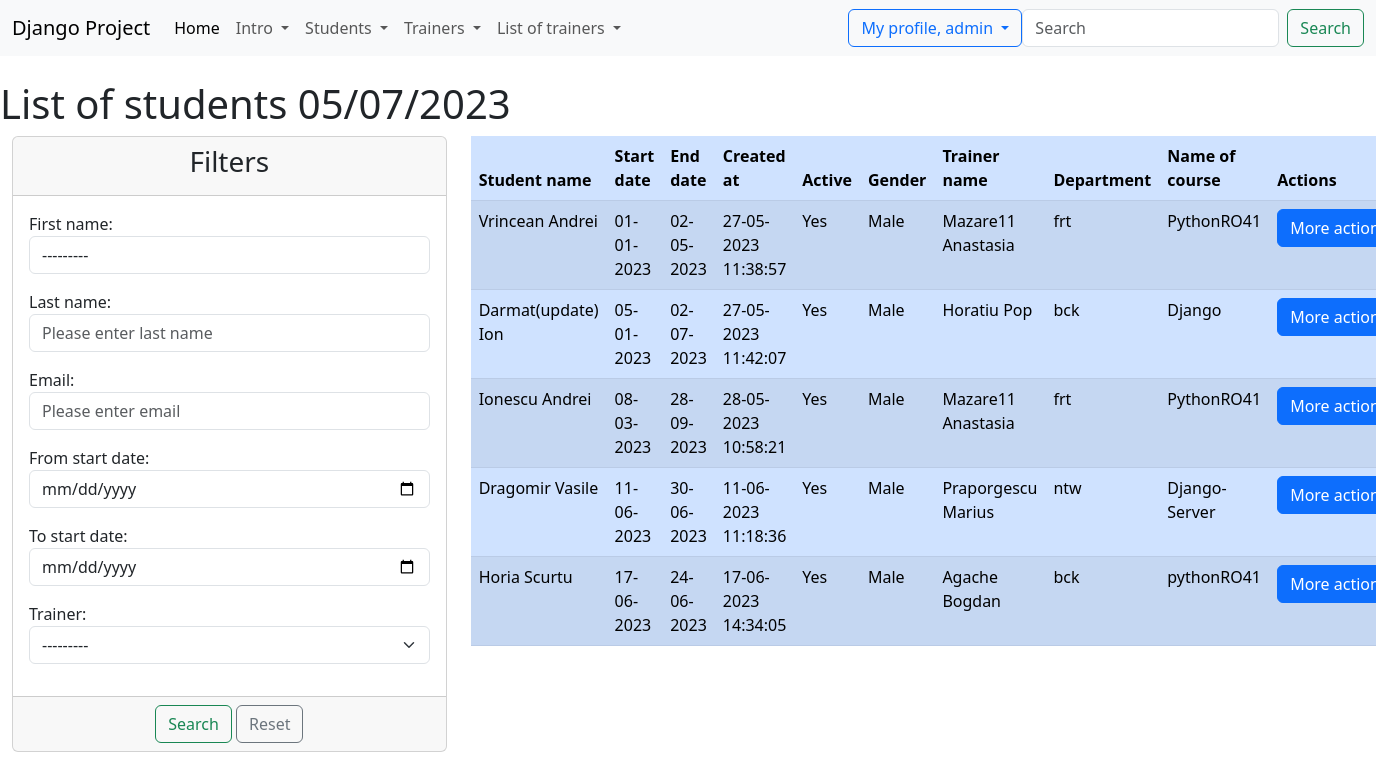
Screenshot of /list_of_students/ (signed in) with the database file from the repository.
### trainer/models.py (models this page shows)
class Trainer(models.Model):
    dep_options = [('bck', 'Backend'), ('frt', 'Frontend'), ('ntw', 'Network')]
    first_name = models.CharField(max_length=20)
    last_name = models.CharField(max_length=20)
    course = models.CharField(max_length=40)
    email = models.EmailField(max_length=50)
    department = models.CharField(choices=dep_options, max_length=6)
    active = models.BooleanField(default=True)
    profile = models.ImageField(upload_to='profiles/', null=True, blank=True)
    file = models.FileField(upload_to='files/', null=True, blank=True)
    created_at = models.DateTimeField(auto_now_add=True)  # auto-now_add salveaza data si ora de creere
    updated_at = models.DateTimeField(auto_now=True)  # auto_now salveaza data ora cand se modifica intrarea
    def __str__(self):
        return f"{self.first_name} {self.last_name}"

### student/models.py (models this page shows, shortened)
class Student(models.Model):
    gender_options = [('male', 'Male'), ('female', 'Female')]
    first_name = models.CharField(max_length=30)
    last_name = models.CharField(max_length=30)
    age = models.IntegerField()
    email = models.EmailField(max_length=50)
    description = models.TextField(max_length=300)
    start_date = models.DateField()
    end_date = models.DateField()
    active = models.BooleanField(default=True)
    gender = models.CharField(choices=gender_options, max_length=6)
    trainer = models.ForeignKey(Trainer, on_delete=models.CASCADE, null=True)
    created_at = models.DateTimeField(auto_now_add=True)  # auto-now_add salveaza data si ora de creere
    updated_at = models.DateTimeField(auto_now=True)  # auto_now salveaza data ora cand se modifica intrarea

### student/views.py (the view)
# urls.py: path('list_of_students/', views.StudentListView.as_view(), name='list-of-students'),
class StudentListView(LoginRequiredMixin, PermissionRequiredMixin, ListView):
    template_name = 'student/list_of_students.html'
    model = Student
    context_object_name = 'all_students'
    permission_required = 'student.view_student_list'
    def get_queryset(self):
        return Student.objects.filter(active=True)
    def get_context_data(self, **kwargs):
        data = super().get_context_data(**kwargs)
        now = datetime.now()
        data['current_date_time'] = now
        trainers = Trainer.objects.all()
        data['get_all_trainers'] = trainers
        students = Student.objects.filter(active=True)
        my_filter = StudentFilters(self.request.GET, queryset=students)
        students = my_filter.qs
        data['all_students'] = students
        data['form_filters'] = my_filter.form
        return data

### djangoProject/context_processors.py (called while the page is built)
def get_all_trainers(request):
    return {
        'trainers': Trainer.objects.all()
    }

def get_all_students(request):
    return {
        'students': Student.objects.all()
    }

### templates/student/list_of_students.html (shortened to what this page needs)
{% extends 'base.html' %}
{% block content %}
    <h1>List of students {{ current_date_time|date:"d/m/Y" }}</h1>
    <div class="container-fluid">
        <div class="row">
            <div class="col-md-4">
                <div class="card">
                    <div class="card-header">
                        <h3 class="text-center"> Filters</h3>
                    </div>
                    <form method="get">
                        <div class="card-body">
                            {{ form_filters.as_p }}
                        </div>
                        <div class="card-footer text-center">
                            <button type="submit" class="btn btn-outline-success">Search</button>
                            <a href="{% url 'list-of-students' %}" class="btn btn-outline-secondary">Reset</a>
                        </div>
                    </form>
                </div>
            </div>
            <div class="col-md-8">
                {% if all_students %}
                    <table class="table table-primary table-striped table-hover">
                    <thead>
                    <tr>
                        <th scope="col">Student name</th>
                        <th scope="col">Start date</th>
                        <th scope="col">End date</th>
                        <th scope="col">Created at</th>
                        <th scope="col">Active</th>
                        <th scope="col">Gender</th>
                        <th scope="col">Trainer name</th>
                        <th scope="col">Department</th>
                        <th scope="col">Name of course</th>
                        <th scope="col">Actions</th>
                    </tr>
                    </thead>
                    <tbody>
                    {% for student in all_students %}
                        <tr>
                            <td>{{ student.first_name }} {{ student.last_name }}</td>
                            <td>{{ student.start_date|date:"d-m-Y" }}</td>
                            <td>{{ student.end_date|date:"d-m-Y" }}</td>
                            <td>{{ student.created_at|date:"d-m-Y H:i:s" }}</td>
                            <td>
                                {% if student.active %}
                                    Yes
                                {% else %}
                                    No
                                {% endif %}
                            </td>
                            <td>{{ student.gender|title }}</td>
                            <td>
                                {% if student.trainer %}
                                    {{ student.trainer }}
                                {% else %}
                                    No trainer
                                {% endif %}
                            </td>
                            <td>
                                {% if student.trainer.department %}
                                    {{ student.trainer.department }}
                                {% else %}
                                    No department
                                {% endif %}
                            </td>
                            <td>
                                {% if student.trainer.course %}
                                    {{ student.trainer.course }}
                                {% else %}
                                    No course
                                {% endif %}
                            </td>
                            <td>
                                {% if perms.student.view_student or perms.student.change_student or perms.student.delete_student %}
                                    <div class="dropdown">
                                        <button class="btn btn-primary dropdown-toggle" type="button"
                                                data-bs-toggle="dropdown" aria-expanded="false">
                                            More actions
                                        </button>
                                    </div>
                                {% else %}
                                    <a>No action</a>
                                {% endif %}
                            </td>
                        </tr>
                    {% endfor %}
                {% else %}
                    <h3 class="text-center"> Nu avem Studenti care sa indeplineasca criteriile de cautare introduse</h3>
                {% endif %}
                </tbody>
                </table>
            </div>
        </div>
    </div>
{% endblock %}

### templates/navbar.html (shortened to what this page needs)
<nav class="navbar navbar-expand-lg bg-body-tertiary">
    <div class="container-fluid">
        <a class="navbar-brand">Django Project</a>
        <div class="collapse navbar-collapse" id="navbarSupportedContent">
            <ul class="navbar-nav me-auto mb-2 mb-lg-0">
                <li class="nav-item">
                    <a class="nav-link active" aria-current="page" href="{% url 'homepage' %}">Home</a>
                </li>
                {% if user.is_authenticated %}
                    <li class="nav-item dropdown">
                        <a class="nav-link dropdown-toggle" role="button" data-bs-toggle="dropdown"
                           aria-expanded="false">
                            Intro
                        </a>
                    </li>
                    {% if perms.sudent.add_student or perms.student.view_student_list %}
                        <li class="nav-item dropdown">
                            <a class="nav-link dropdown-toggle" role="button" data-bs-toggle="dropdown"
                               aria-expanded="false">
                                Students
                            </a>
                        </li>
                    {% endif %}
                    {% if perms.trainer.add_trainer or perms.trainer.view_list_of_trainers %}
                        <li class="nav-item dropdown">
                            <a class="nav-link dropdown-toggle" role="button" data-bs-toggle="dropdown"
                               aria-expanded="false">
                                Trainers
                            </a>
                        </li>
                    {% endif %}
                         <li class="nav-item dropdown">
                    <a class="nav-link dropdown-toggle" href="#" role="button" data-bs-toggle="dropdown"
                       aria-expanded="false">
                        List of trainers
                    </a>
                </li>
                {% endif %}
            </ul>
            {% if user.is_authenticated %}
                <div class="dropdown">
                    <button class="btn btn-outline-primary dropdown-toggle" type="button" data-bs-toggle="dropdown"
                            aria-expanded="false">
                        My profile, {{ user.username }}
                    </button>
                </div>
                <form class="d-flex" role="search">
                    <input class="form-control me-2" type="search" placeholder="Search" aria-label="Search">
                    <button class="btn btn-outline-success" type="submit">Search</button>
                </form>
                </div>
                </div>
            {% else %}
                <div>
                    <a href="{% url 'login' %}" class="btn btn-outline-success">Login</a>
                    <a href="{% url 'create-user' %}" class="btn btn-outline-success">Sign up</a>
                </div>
            {% endif %}
</nav>

### rows the page displays
Trainer: first_name "---------"
Student: first_name "Vrincean", last_name "Andrei", start_date "01-01-2023", end_date "02-05-2023", created_at "27-05-2023 11:38:57", active "Yes", gender "Male", trainer "Mazare11 Anastasia", trainer.department "frt", trainer.course "PythonRO41"
Student: first_name "Darmat(update)", last_name "Ion", start_date "05-01-2023", end_date "02-07-2023", created_at "27-05-2023 11:42:07", active "Yes", gender "Male", trainer "Horatiu Pop", trainer.department "bck", trainer.course "Django"
Student: first_name "Ionescu", last_name "Andrei", start_date "08-03-2023", end_date "28-09-2023", created_at "28-05-2023 10:58:21", active "Yes", gender "Male", trainer "Mazare11 Anastasia", trainer.department "frt", trainer.course "PythonRO41"
Student: first_name "Dragomir", last_name "Vasile", start_date "11-06-2023", end_date "30-06-2023", created_at "11-06-2023 11:18:36", active "Yes", gender "Male", trainer "Praporgescu Marius", trainer.department "ntw", trainer.course "Django-Server"
Student: first_name "Horia", last_name "Scurtu", start_date "17-06-2023", end_date "24-06-2023", created_at "17-06-2023 14:34:05", active "Yes", gender "Male", trainer "Agache Bogdan", trainer.department "bck", trainer.course "pythonRO41"

### other values shown
{{ user.username }} "admin"
{{ current_date_time|date:"d/m/Y" }} "05/07/2023"
